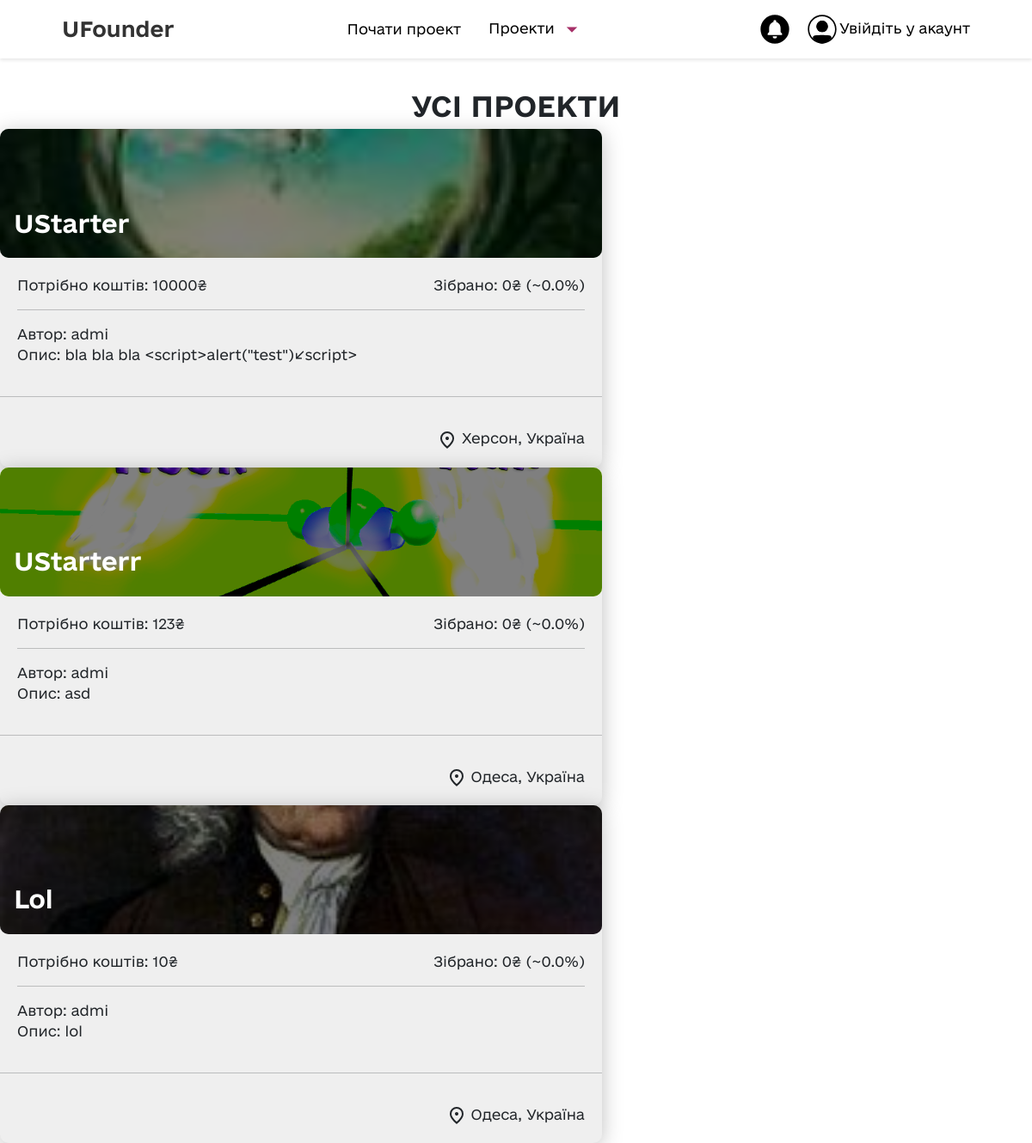
Page /all_projects on the earlier database version.
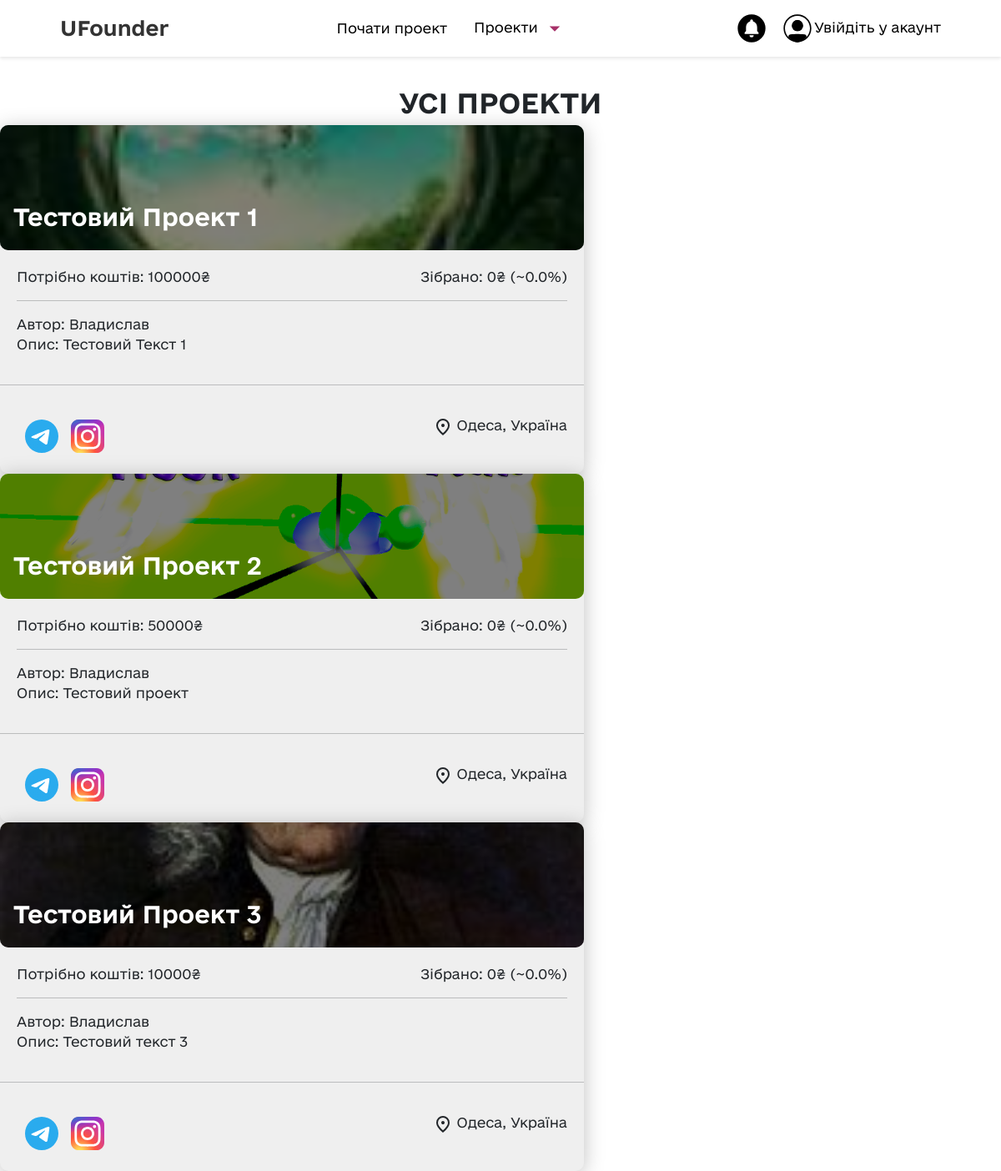
Same page on the later database version.
### tables.py (models this page shows)
class Project(db.Model):
    __tablename__: str = 'projects'
    id =                 db.Column(db.Integer(),    primary_key=True)
    authorId =          db.Column(db.Integer(),    nullable=True)
    usersClicked =      db.Column(db.Text,         nullable=True)
    category =          db.Column(db.Text,         nullable=False)
    caption =            db.Column(db.String(100),  nullable=False)
    mediaNames =        db.Column(db.String(31),   nullable=True)
    createdOn =         db.Column(db.DateTime(),   default=datetime.now)
    updatedOn =         db.Column(db.DateTime(),   default=datetime.now,   onupdate=datetime.now)
    neededAmount =      db.Column(db.BigInteger(), nullable=False)
    receivedAmount =    db.Column(db.BigInteger(), nullable=True)
    startBudget =       db.Column(db.Integer(), nullable=False)
    description =        db.Column(db.Text,         nullable=False)
    address =            db.Column(db.Text,         nullable=True)
    team =               db.relationship('ProjectTeam', back_populates='project')
    sponsors =           db.relationship('UserSponsor', back_populates='project')

class User(db.Model):
    __tablename__: str = 'users'
    id =                      db.Column(db.Integer(),       primary_key=True)
    name =                    db.Column(db.String(102),     nullable=False)
    nickname =                db.Column(db.String(30),      nullable=True)
    registeredOn =           db.Column(db.DateTime(),      default=datetime.now)
    password =                db.Column(db.String(24),      nullable=False)
    email =                   db.Column(db.Text,            unique=True,         nullable=False)
    resume =                  db.Column(db.Text,            nullable=True)
    aboutMe =                db.Column(db.Text,            nullable=True)
    notifications =          db.Column(db.Text,            nullable=True)
    social_media =           db.Column(db.Text,            nullable=True)
    address =                 db.Column(db.Text,            nullable=True)
    projectsParticipated =   db.relationship('ProjectTeam', back_populates='user')
    projectsSponsored =      db.relationship('UserSponsor', back_populates='user')

### project_blueprint.py (the view)
@project.route("/all_projects", methods=["GET"])
def ShowAllProjects():
    projects = ProjectQuery().GetProjects()
    return render_template("all_projects.html",
                           projects=projects,
                           getImageById=getImageNameById,
                           path=UPLOAD_FOLDER,
                           getUserById=UserQuery().GetUserById,
                           loads=loads
                           )

### image_manager.py (called while the page is built)
def getImageNameById(id, upload_folder=UPLOAD_FOLDER):
    names = [f.split(".") for f in listdir(upload_folder) if "_" not in f]
    for name in names:
        if int(name[0]) == id:
            return f"{name[0]}.{name[-1]}"

### queries.py (called while the page is built)
    def GetUserById(self, id):
        return db.session.query(User)\
            .get(id)

    def GetProjects(self):
        return db.session.query(Project)\
            .all()

### templates/all_projects.html (shortened to what this page needs)
{% extends 'base.html' %}
{% block content %}
  <div class="recent">
    <h2 class="recent__title text-center">УСІ ПРОЕКТИ</h2>
    <div class="all__projects">
    {% for project in projects %}
      <div class="recent__recent-project">
        <div class="recent-project__header" style="background-image: url(../{{ path }}/{{ getImageById(project.id) }})">
          <h3 class="recent-project__text"><a href="{{ url_for('project.ViewProject', project_id=project.id) }}">{{ project.caption }}</a></h3>
        </div>
        <div class="recent-project__content">
          <div class="recent-project__donates">
            <div class="recent-project__need">Потрібно коштів: {{ project.neededAmount }}₴ </div>
            <div class="recent-project__donated">Зібрано: {{ project.receivedAmount }}₴ (~{{ ((project.receivedAmount/project.neededAmount) * 100)|round }}%) </div>
          </div>
          <hr>
          <div class="recent-content__descriprion">
            <p class="recent-project__description"><span>Автор:</span> {{ getUserById(project.authorId).name }}</p>
            <p class="recent-project__description recent-project__goals"><span>Опис: </span> {{ loads(project.description)['description'] }} </p>
          </div>
        </div>
        <hr>
        <div class="recent-project__recent-footer">
          <div class="projects__footer--socials">
            {% if getUserById(project.authorId).social_media is not none and loads(getUserById(project.authorId).social_media)['telegram'] is not none %}
            <div class="project-page--social" >
                <a href="https://t.me/{{loads(getUserById(project.authorId).social_media)['telegram']}}"><img src="../static/images/logos_telegram.svg" alt="telegram"></a>
            </div>
            {% endif %}
            {% if getUserById(project.authorId).social_media is not none and loads(getUserById(project.authorId).social_media)['instagram'] is not none %}
            <div class="project-page--social">
                <a href="https://instagram.com/{{loads(getUserById(project.authorId).social_media)['instagram']}}"><img src="../static/images/skill-icons_instagram.svg" alt="instagram"></a>
            </div>
            {% endif %}
          </div>
          <div class="recent-footer__text">
            <span> {{ project.address }}, Україна  </span>
          </div>
        </div>
      </div>
    {% endfor %}
    </div>
{% endblock %}

Differences in the rows shown:
removed Project: shows a picture, caption "UStarter", neededAmount "10000", receivedAmount "0", ((project.receivedAmount/project.neededAmount)*100)|round "0.0", authorId.name "admi", description "bla bla bla <script>alert(\"test\")</script>", address "Херсон"
removed Project: shows a picture, caption "UStarterr", neededAmount "123", receivedAmount "0", ((project.receivedAmount/project.neededAmount)*100)|round "0.0", authorId.name "admi", description "asd", address "Одеса"
removed Project: shows a picture, caption "Lol", neededAmount "10", receivedAmount "0", ((project.receivedAmount/project.neededAmount)*100)|round "0.0", authorId.name "admi", description "lol", address "Одеса"
added Project: shows a picture, caption "Тестовий Проект 1", neededAmount "100000", receivedAmount "0", ((project.receivedAmount/project.neededAmount)*100)|round "0.0", authorId.name "Владислав", description "Тестовий Текст 1", address "Одеса"
added Project: shows a picture, caption "Тестовий Проект 2", neededAmount "50000", receivedAmount "0", ((project.receivedAmount/project.neededAmount)*100)|round "0.0", authorId.name "Владислав", description "Тестовий проект", address "Одеса"
added Project: shows a picture, caption "Тестовий Проект 3", neededAmount "10000", receivedAmount "0", ((project.receivedAmount/project.neededAmount)*100)|round "0.0", authorId.name "Владислав", description "Тестовий текст 3", address "Одеса"
